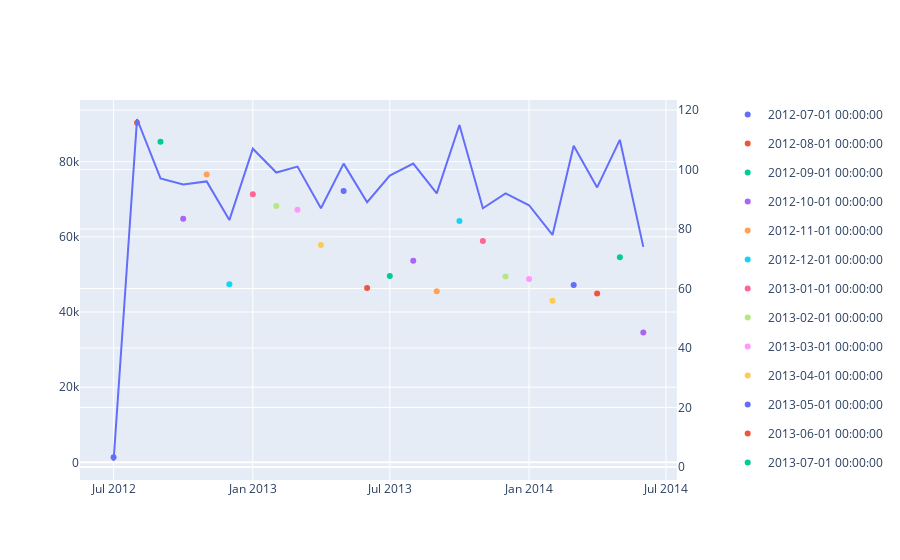

Here is the notebook cell this chart was saved with:
### Code cell
subfig = make_subplots(specs=[[{'secondary_y': True}]])
fig1 = px.scatter(df_Total_Price_Per_Date, x='YearMonth', y='TotalPrice',color='YearMonth', title='Total Purchase by Year')
fig2 = px.line(df_Num_Of_Customers_Per_Date, x='YearMonth',y='ID',title='Total Number of Customers Enrolled in Company by Date')
fig2.update_traces(yaxis="y2")
subfig.add_traces(fig1.data + fig2.data)

### Figure 1 — Plotly figure (JSON) as saved in the notebook; plotly's stock layout.template omitted (floating-point values rounded to 4 significant figures)
{"data": [{"hovertemplate": "YearMonth=%{x}<br>TotalPrice=%{y}<extra></extra>", "legendgroup": "2012-07-01 00:00:00", "marker": {"color": "#636efa", "symbol": "circle"}, "mode": "markers", "name": "2012-07-01 00:00:00", "orientation": "v", "showlegend": true, "type": "scatter", "x": ["2012-07-01T00:00:00"], "xaxis": "x", "y": [1357], "yaxis": "y"}, {"hovertemplate": "YearMonth=%{x}<br>TotalPrice=%{y}<extra></extra>", "legendgroup": "2012-08-01 00:00:00", "marker": {"color": "#EF553B", "symbol": "circle"}, "mode": "markers", "name": "2012-08-01 00:00:00", "orientation": "v", "showlegend": true, "type": "scatter", "x": ["2012-08-01T00:00:00"], "xaxis": "x", "y": [90367], "yaxis": "y"}, {"hovertemplate": "YearMonth=%{x}<br>TotalPrice=%{y}<extra></extra>", "legendgroup": "2012-09-01 00:00:00", "marker": {"color": "#00cc96", "symbol": "circle"}, "mode": "markers", "name": "2012-09-01 00:00:00", "orientation": "v", "showlegend": true, "type": "scatter", "x": ["2012-09-01T00:00:00"], "xaxis": "x", "y": [85338], "yaxis": "y"}, {"hovertemplate": "YearMonth=%{x}<br>TotalPrice=%{y}<extra></extra>", "legendgroup": "2012-10-01 00:00:00", "marker": {"color": "#ab63fa", "symbol": "circle"}, "mode": "markers", "name": "2012-10-01 00:00:00", "orientation": "v", "showlegend": true, "type": "scatter", "x": ["2012-10-01T00:00:00"], "xaxis": "x", "y": [64802], "yaxis": "y"}, {"hovertemplate": "YearMonth=%{x}<br>TotalPrice=%{y}<extra></extra>", "legendgroup": "2012-11-01 00:00:00", "marker": {"color": "#FFA15A", "symbol": "circle"}, "mode": "markers", "name": "2012-11-01 00:00:00", "orientation": "v", "showlegend": true, "type": "scatter", "x": ["2012-11-01T00:00:00"], "xaxis": "x", "y": [76587], "yaxis": "y"}, {"hovertemplate": "YearMonth=%{x}<br>TotalPrice=%{y}<extra></extra>", "legendgroup": "2012-12-01 00:00:00", "marker": {"color": "#19d3f3", "symbol": "circle"}, "mode": "markers", "name": "2012-12-01 00:00:00", "orientation": "v", "showlegend": true, "type": "scatter", "x": ["2012-12-01T00:00:00"], "xaxis": "x", "y": [47382], "yaxis": "y"}, {"hovertemplate": "YearMonth=%{x}<br>TotalPrice=%{y}<extra></extra>", "legendgroup": "2013-01-01 00:00:00", "marker": {"color": "#FF6692", "symbol": "circle"}, "mode": "markers", "name": "2013-01-01 00:00:00", "orientation": "v", "showlegend": true, "type": "scatter", "x": ["2013-01-01T00:00:00"], "xaxis": "x", "y": [71351], "yaxis": "y"}, {"hovertemplate": "YearMonth=%{x}<br>TotalPrice=%{y}<extra></extra>", "legendgroup": "2013-02-01 00:00:00", "marker": {"color": "#B6E880", "symbol": "circle"}, "mode": "markers", "name": "2013-02-01 00:00:00", "orientation": "v", "showlegend": true, "type": "scatter", "x": ["2013-02-01T00:00:00"], "xaxis": "x", "y": [68242], "yaxis": "y"}, {"hovertemplate": "YearMonth=%{x}<br>TotalPrice=%{y}<extra></extra>", "legendgroup": "2013-03-01 00:00:00", "marker": {"color": "#FF97FF", "symbol": "circle"}, "mode": "markers", "name": "2013-03-01 00:00:00", "orientation": "v", "showlegend": true, "type": "scatter", "x": ["2013-03-01T00:00:00"], "xaxis": "x", "y": [67225], "yaxis": "y"}, {"hovertemplate": "YearMonth=%{x}<br>TotalPrice=%{y}<extra></extra>", "legendgroup": "2013-04-01 00:00:00", "marker": {"color": "#FECB52", "symbol": "circle"}, "mode": "markers", "name": "2013-04-01 00:00:00", "orientation": "v", "showlegend": true, "type": "scatter", "x": ["2013-04-01T00:00:00"], "xaxis": "x", "y": [57818], "yaxis": "y"}, {"hovertemplate": "YearMonth=%{x}<br>TotalPrice=%{y}<extra></extra>", "legendgroup": "2013-05-01 00:00:00", "marker": {"color": "#636efa", "symbol": "circle"}, "mode": "markers", "name": "2013-05-01 00:00:00", "orientation": "v", "showlegend": true, "type": "scatter", "x": ["2013-05-01T00:00:00"], "xaxis": "x", "y": [72186], "yaxis": "y"}, {"hovertemplate": "YearMonth=%{x}<br>TotalPrice=%{y}<extra></extra>", "legendgroup": "2013-06-01 00:00:00", "marker": {"color": "#EF553B", "symbol": "circle"}, "mode": "markers", "name": "2013-06-01 00:00:00", "orientation": "v", "showlegend": true, "type": "scatter", "x": ["2013-06-01T00:00:00"], "xaxis": "x", "y": [46369], "yaxis": "y"}, {"hovertemplate": "YearMonth=%{x}<br>TotalPrice=%{y}<extra></extra>", "legendgroup": "2013-07-01 00:00:00", "marker": {"color": "#00cc96", "symbol": "circle"}, "mode": "markers", "name": "2013-07-01 00:00:00", "orientation": "v", "showlegend": true, "type": "scatter", "x": ["2013-07-01T00:00:00"], "xaxis": "x", "y": [49582], "yaxis": "y"}, {"hovertemplate": "YearMonth=%{x}<br>TotalPrice=%{y}<extra></extra>", "legendgroup": "2013-08-01 00:00:00", "marker": {"color": "#ab63fa", "symbol": "circle"}, "mode": "markers", "name": "2013-08-01 00:00:00", "orientation": "v", "showlegend": true, "type": "scatter", "x": ["2013-08-01T00:00:00"], "xaxis": "x", "y": [53616], "yaxis": "y"}, {"hovertemplate": "YearMonth=%{x}<br>TotalPrice=%{y}<extra></extra>", "legendgroup": "2013-09-01 00:00:00", "marker": {"color": "#FFA15A", "symbol": "circle"}, "mode": "markers", "name": "2013-09-01 00:00:00", "orientation": "v", "showlegend": true, "type": "scatter", "x": ["2013-09-01T00:00:00"], "xaxis": "x", "y": [45514], "yaxis": "y"}, {"hovertemplate": "YearMonth=%{x}<br>TotalPrice=%{y}<extra></extra>", "legendgroup": "2013-10-01 00:00:00", "marker": {"color": "#19d3f3", "symbol": "circle"}, "mode": "markers", "name": "2013-10-01 00:00:00", "orientation": "v", "showlegend": true, "type": "scatter", "x": ["2013-10-01T00:00:00"], "xaxis": "x", "y": [64207], "yaxis": "y"}, {"hovertemplate": "YearMonth=%{x}<br>TotalPrice=%{y}<extra></extra>", "legendgroup": "2013-11-01 00:00:00", "marker": {"color": "#FF6692", "symbol": "circle"}, "mode": "markers", "name": "2013-11-01 00:00:00", "orientation": "v", "showlegend": true, "type": "scatter", "x": ["2013-11-01T00:00:00"], "xaxis": "x", "y": [58874], "yaxis": "y"}, {"hovertemplate": "YearMonth=%{x}<br>TotalPrice=%{y}<extra></extra>", "legendgroup": "2013-12-01 00:00:00", "marker": {"color": "#B6E880", "symbol": "circle"}, "mode": "markers", "name": "2013-12-01 00:00:00", "orientation": "v", "showlegend": true, "type": "scatter", "x": ["2013-12-01T00:00:00"], "xaxis": "x", "y": [49455], "yaxis": "y"}, {"hovertemplate": "YearMonth=%{x}<br>TotalPrice=%{y}<extra></extra>", "legendgroup": "2014-01-01 00:00:00", "marker": {"color": "#FF97FF", "symbol": "circle"}, "mode": "markers", "name": "2014-01-01 00:00:00", "orientation": "v", "showlegend": true, "type": "scatter", "x": ["2014-01-01T00:00:00"], "xaxis": "x", "y": [48787], "yaxis": "y"}, {"hovertemplate": "YearMonth=%{x}<br>TotalPrice=%{y}<extra></extra>", "legendgroup": "2014-02-01 00:00:00", "marker": {"color": "#FECB52", "symbol": "circle"}, "mode": "markers", "name": "2014-02-01 00:00:00", "orientation": "v", "showlegend": true, "type": "scatter", "x": ["2014-02-01T00:00:00"], "xaxis": "x", "y": [42970], "yaxis": "y"}, {"hovertemplate": "YearMonth=%{x}<br>TotalPrice=%{y}<extra></extra>", "legendgroup": "2014-03-01 00:00:00", "marker": {"color": "#636efa", "symbol": "circle"}, "mode": "markers", "name": "2014-03-01 00:00:00", "orientation": "v", "showlegend": true, "type": "scatter", "x": ["2014-03-01T00:00:00"], "xaxis": "x", "y": [47205], "yaxis": "y"}, {"hovertemplate": "YearMonth=%{x}<br>TotalPrice=%{y}<extra></extra>", "legendgroup": "2014-04-01 00:00:00", "marker": {"color": "#EF553B", "symbol": "circle"}, "mode": "markers", "name": "2014-04-01 00:00:00", "orientation": "v", "showlegend": true, "type": "scatter", "x": ["2014-04-01T00:00:00"], "xaxis": "x", "y": [44938], "yaxis": "y"}, {"hovertemplate": "YearMonth=%{x}<br>TotalPrice=%{y}<extra></extra>", "legendgroup": "2014-05-01 00:00:00", "marker": {"color": "#00cc96", "symbol": "circle"}, "mode": "markers", "name": "2014-05-01 00:00:00", "orientation": "v", "showlegend": true, "type": "scatter", "x": ["2014-05-01T00:00:00"], "xaxis": "x", "y": [54608], "yaxis": "y"}, {"hovertemplate": "YearMonth=%{x}<br>TotalPrice=%{y}<extra></extra>", "legendgroup": "2014-06-01 00:00:00", "marker": {"color": "#ab63fa", "symbol": "circle"}, "mode": "markers", "name": "2014-06-01 00:00:00", "orientation": "v", "showlegend": true, "type": "scatter", "x": ["2014-06-01T00:00:00"], "xaxis": "x", "y": [34559], "yaxis": "y"}, {"hovertemplate": "YearMonth=%{x}<br>ID=%{y}<extra></extra>", "legendgroup": "", "line": {"color": "#636efa", "dash": "solid"}, "marker": {"symbol": "circle"}, "mode": "lines", "name": "", "orientation": "v", "showlegend": false, "type": "scatter", "x": ["2012-07-01T00:00:00", "2012-08-01T00:00:00", "2012-09-01T00:00:00", "2012-10-01T00:00:00", "2012-11-01T00:00:00", "2012-12-01T00:00:00", "2013-01-01T00:00:00", "2013-02-01T00:00:00", "2013-03-01T00:00:00", "2013-04-01T00:00:00", "2013-05-01T00:00:00", "2013-06-01T00:00:00", "2013-07-01T00:00:00", "2013-08-01T00:00:00", "2013-09-01T00:00:00", "2013-10-01T00:00:00", "2013-11-01T00:00:00", "2013-12-01T00:00:00", "2014-01-01T00:00:00", "2014-02-01T00:00:00", "2014-03-01T00:00:00", "2014-04-01T00:00:00", "2014-05-01T00:00:00", "2014-06-01T00:00:00"], "xaxis": "x", "y": [2, 117, 97, 95, 96, 83, 107, 99, 101, 87, 102, 89, 98, 102, 92, 115, 87, 92, 88, 78, 108, 94, 110, 74], "yaxis": "y2"}], "layout": {"xaxis": {"anchor": "y", "domain": [0, 0.94]}, "yaxis": {"anchor": "x", "domain": [0, 1]}, "yaxis2": {"anchor": "x", "overlaying": "y", "side": "right"}}}
